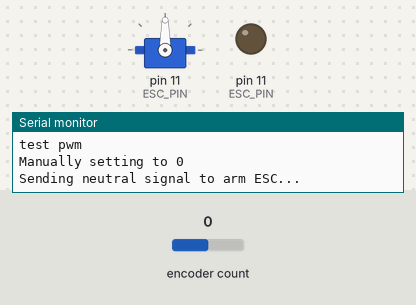
Bench run of a sketch on a simulated Arduino Uno, built with avr-gcc and run on an emulated ATmega328P. Shown: servo, output pins drawn as LEDs (lit = HIGH), the last lines printed to the serial monitor. The test bench sets the inputs (shaded band); at power-on: encoder count 0.

Above: at 1.1 s.
At 4.1 s:
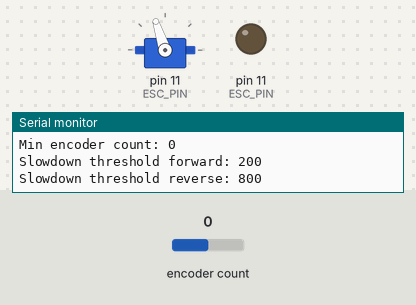
Timing chart, 0 to 5.6 s (numbered marks = the images above):
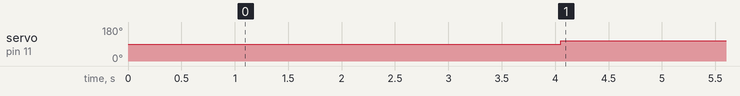

Measured:
- by itself, servo on pin 11 (ESC_PIN): 90° → 108° at 4.1 s

The sketch:

encoder_motor_pid.ino
```cpp
#include <Encoder.h>
#include <Servo.h>

// -----
// Pins
// -----

// esc
const int ESC_PIN = 11; // 3, 5, 6, 9, 10, and 11 all should work

// encoder
const int ENCODER_PIN_A = 2;
const int ENCODER_PIN_B = 3;

// -----
// Math consts
// -----

// esc
const int MAX_THROTTLE = 2000;
const int NEUTRAL_THROTTLE = 1500;
const int MIN_THROTTLE = 1000;

// tracking wheel - in millimeters
const int MAX_DISTANCE = 3000;
const int MIN_DISTANCE = 0;
const int WHEEL_RADIUS = 100;
const int ENCODER_COUNTS_PER_REV = 1400;
// const int MAX_ENCODER_COUNT = (MAX_DISTANCE / (WHEEL_RADIUS * 2 * 3.14159)) * ENCODER_COUNTS_PER_REV;
const int MAX_ENCODER_COUNT = 1000;
const int MIN_ENCODER_COUNT = 0;

// pid constants
const float SLOWDOWN_THRESHOLD = 0.2;
const int SLOWDOWN_THRESHOLD_FORWARD = MAX_ENCODER_COUNT * SLOWDOWN_THRESHOLD;
const int SLOWDOWN_THRESHOLD_REVERSE = MIN_ENCODER_COUNT + (MAX_ENCODER_COUNT - MIN_ENCODER_COUNT) * (1 - SLOWDOWN_THRESHOLD);
const int MIN_SPEED = (MAX_THROTTLE - NEUTRAL_THROTTLE) * 0.1; // 10% of max speed
const int MIN_FORWARD_SPEED = NEUTRAL_THROTTLE + MIN_SPEED;
const int MIN_REVERSE_SPEED = NEUTRAL_THROTTLE - MIN_SPEED;
const int MAX_FORWARD_SPEED = NEUTRAL_THROTTLE + 100;
const int MAX_REVERSE_SPEED = NEUTRAL_THROTTLE - 100;

Encoder encoder_wheel(ENCODER_PIN_A, ENCODER_PIN_B);
Servo esc;

enum class Direction {
  FORWARD,
  REVERSE,
  STOP
};

void setup() {
  Serial.begin(9600);
  Serial.println("test pwm");
  esc_arming_sequence();
  encoder_wheel.write(MIN_ENCODER_COUNT);

  // print max encoder count and min encoder count for debugging
  Serial.print("Max encoder count: ");
  Serial.println(MAX_ENCODER_COUNT);
  Serial.print("Min encoder count: ");
  Serial.println(MIN_ENCODER_COUNT);

  // print slowdown thresholds for debugging
  Serial.print("Slowdown threshold forward: ");
  Serial.println(SLOWDOWN_THRESHOLD_FORWARD);
  Serial.print("Slowdown threshold reverse: ");
  Serial.println(SLOWDOWN_THRESHOLD_REVERSE);
}

bool reached_top = false;
int count = 0;

void loop() {
  // read encoder value
  long pos = encoder_wheel.read();

  const Direction direction = reached_top ? Direction::REVERSE : Direction::FORWARD;
  if (pos >= MAX_ENCODER_COUNT) {
    reached_top = true;
  } else if (pos <= MIN_ENCODER_COUNT) {
    reached_top = false;
  }
  // do the math and write to esc
  int pwm = encoder_count_to_pwm_pid(pos, direction);
  esc.writeMicroseconds(pwm);
  delay(20);

  count++;
  if (count % 100 == 0) {
    Serial.print("Encoder count: ");
    Serial.println(pos);
    Serial.print("mapped pwm value: ");
    Serial.println(pwm);
  }
}

// arms esc
void esc_arming_sequence() {
  Serial.println("Manually setting to 0");
  pinMode(ESC_PIN, OUTPUT);
  digitalWrite(ESC_PIN, LOW);
  delay(1000);
  esc.attach(ESC_PIN, MIN_THROTTLE, MAX_THROTTLE);

  Serial.println("Sending neutral signal to arm ESC...");
  esc.writeMicroseconds(NEUTRAL_THROTTLE);

  delay(3000);
}

int encoder_count_to_pwm_pid(int encoder_count, Direction direction) {
  if (direction == Direction::FORWARD) {
    if (encoder_count < SLOWDOWN_THRESHOLD_FORWARD) {
      return MAX_FORWARD_SPEED;
    }

    int pwm = map(encoder_count, SLOWDOWN_THRESHOLD_FORWARD, MAX_ENCODER_COUNT, MAX_FORWARD_SPEED, MIN_FORWARD_SPEED);
    return constrain(pwm, MIN_FORWARD_SPEED, MAX_FORWARD_SPEED);
  }

  if (direction == Direction::REVERSE) {
    if (encoder_count > SLOWDOWN_THRESHOLD_REVERSE) {
      return MAX_REVERSE_SPEED;
    }

    int pwm = map(encoder_count, SLOWDOWN_THRESHOLD_REVERSE, MIN_ENCODER_COUNT, MAX_REVERSE_SPEED, MIN_REVERSE_SPEED);
    return constrain(pwm, MAX_REVERSE_SPEED, MIN_REVERSE_SPEED);
  }

  return NEUTRAL_THROTTLE;
}
```
